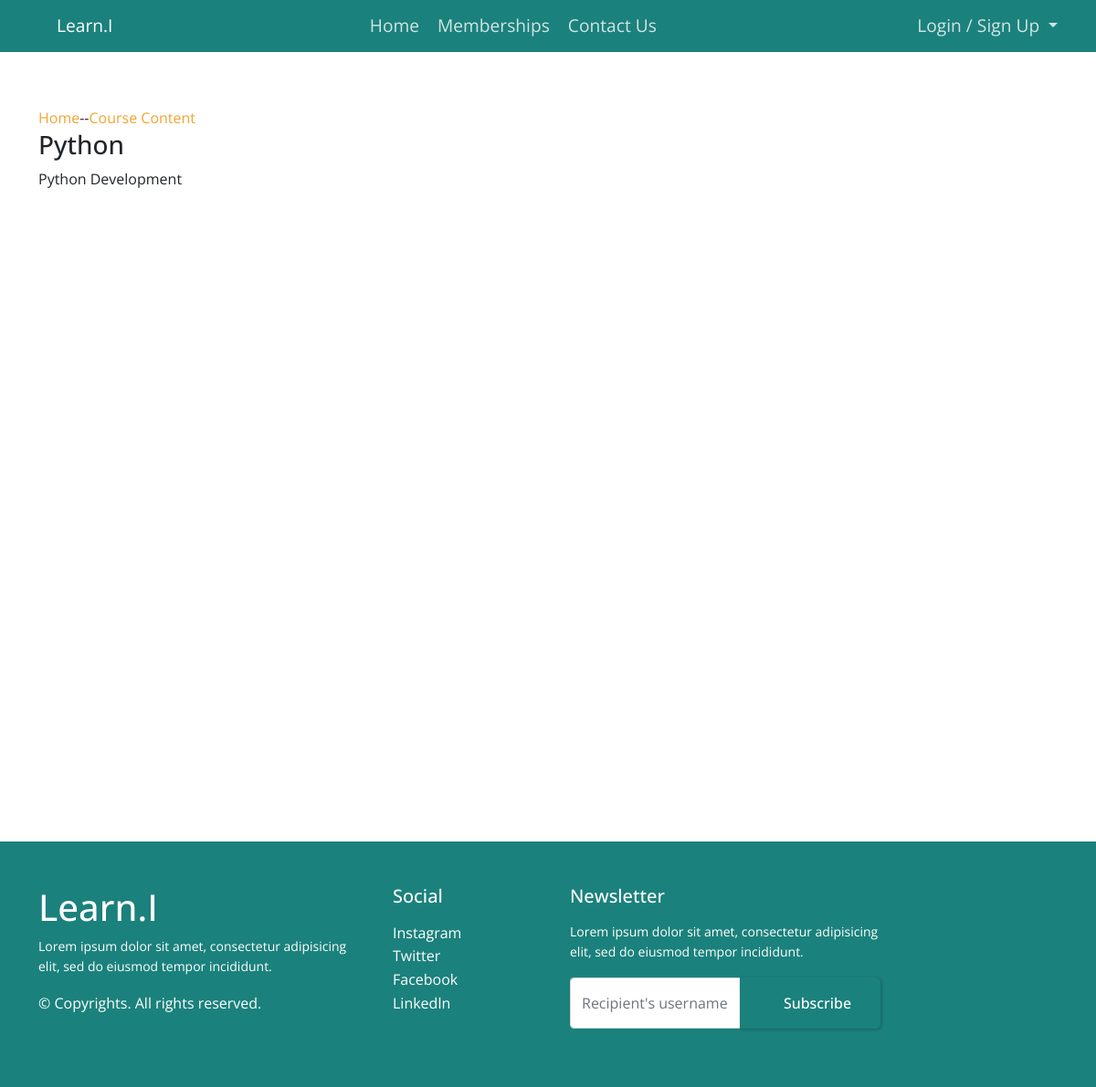
The app's page /Python, older data.
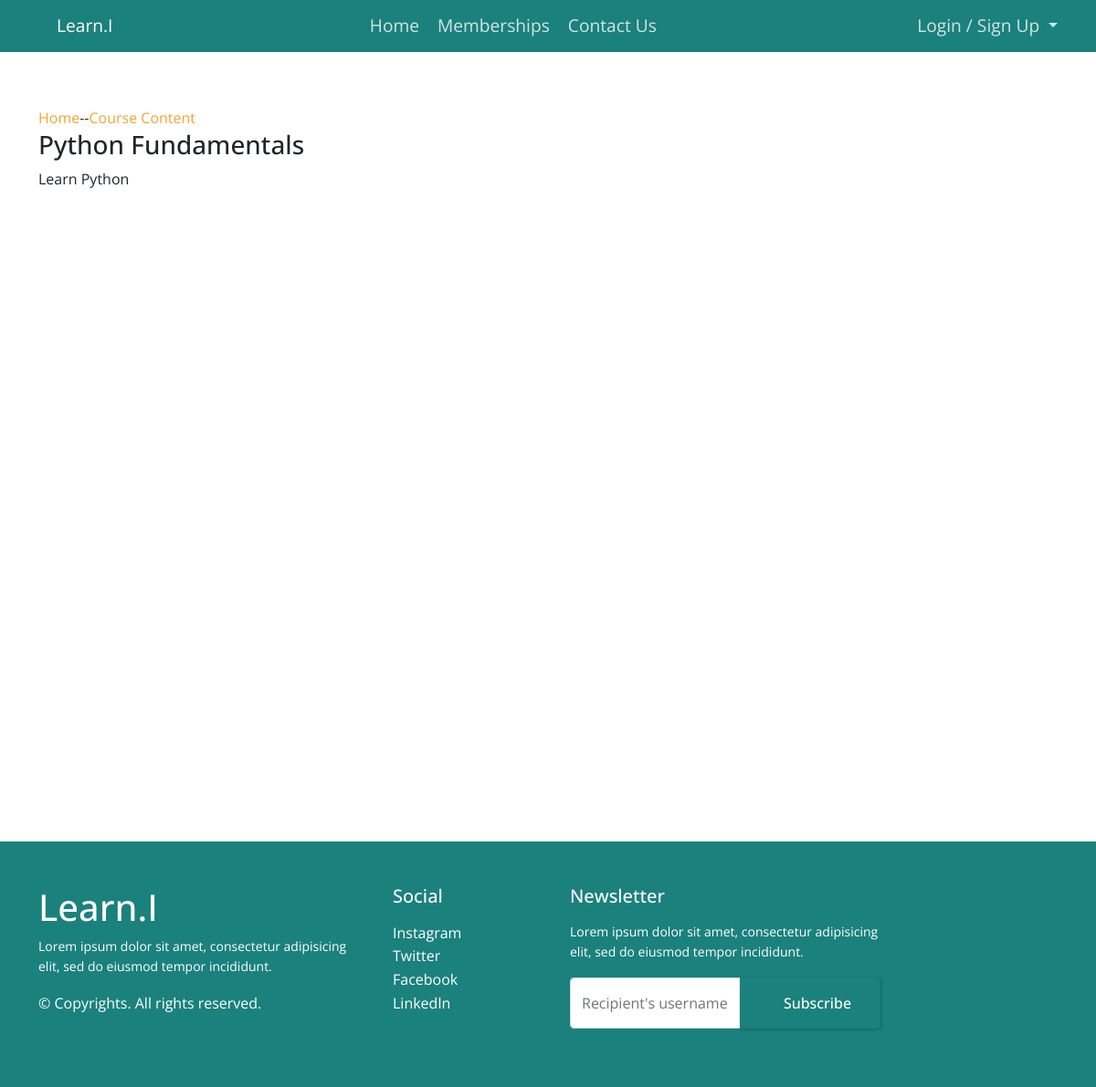
The same page, newer data.
### course/models.py (models this page shows, shortened)
class Course(models.Model):
    slug = models.SlugField()
    title = models.CharField(max_length=120)
    description = models.TextField()
    allowed_memberships = models.ManyToManyField(Membership)
    thumbnail = models.ImageField(null=True)
    updated = models.DateTimeField(auto_now=True)
    created = models.DateField(auto_now_add=True)
    @property
    def lessons(self):
        return self.lesson_set.all().order_by('position')

### course/views.py (the view)
# urls.py: path('<slug>', CourseDetailView.as_view(), name='detail'),
class CourseDetailView(DetailView):
    model = Course

### course/templates/course/course_detail.html (shortened to what this page needs)
{% extends 'course/base.html' %}
{% block content %}
<div class="container">
    <div class="section-coursedetail">
        <div class="d-flex align-items-center">
            <a class="top-content"  href="{% url 'course:home' %}">Home</a>
        <span>--</span><span class="top-content">Course Content</span>
        </div>
        <div class="row">
            <div class="col-sm-8 col-md-8">
                <h3>{{ object.title }}</h3>
                <p>{{ object.description }}</p>
            </div>
        </div>
    </div>
</div>
{% endblock %}

### course/templates/course/base.html (shortened to what this page needs)
<!DOCTYPE html>
<html>
{% load static %}
<head>
    <link href="https://cdn.jsdelivr.net/npm/bootstrap@5.1.3/dist/css/bootstrap.min.css" rel="stylesheet"
>
    <link rel="stylesheet" href="https://cdn.jsdelivr.net/npm/bootstrap-icons@1.8.1/font/bootstrap-icons.css">
    <link rel="stylesheet" type="text/css" href="{% static 'css/main.css' %}?{% now 'U' %}">
</head>
<body>
    {% include "course/nav.html" %}
    {% block content %}
    {% endblock content %}
    {% include "course/footer.html" %}
</body>
</html>

### course/templates/course/nav.html (shortened to what this page needs)
<nav class="navbar navbar-expand-lg navbar-dark">
    <div class="container container-fluid">
        <a class="navbar-brand active" href="{% url 'course:home' %}">Learn.I</a>
        <div class="collapse navbar-collapse justify-content-between" id="navbarTogglerDemo03">
            <ul class="nav navbar-nav">
                <li><a href="{% url 'course:home' %}">Home</a></li>
                <li><a href="{% url 'memberships:select' %}">Memberships</a></li>
                <li><a href="#">Contact Us</a></li>
            </ul>
            <div class="d-flex">
                {% if not request.user.is_authenticated %}
                <ul class="nav navbar-nav navbar-right">
                    <li class="nav-item dropdown" style="margin-left: 20px;">
                        <a class="dropdown-toggle" href="#" id="navbarScrollingDropdown" role="button"
                            data-bs-toggle="dropdown" aria-expanded="false">
                            Login / Sign Up
                        </a>
                    </li>
                </ul>
                {% endif %}
            </div>
        </div>
    </div>
</nav>

### course/templates/course/footer.html (shortened to what this page needs)
<footer class="w-100 py-4 flex-shrink-0">
    <div class="container py-4">
        <div class="row gy-4 gx-5">
            <div class="col-lg-4 col-md-6">
                <h5 class="h1 text-white">Learn.I
                </h5>
                <p class="small">Lorem ipsum dolor sit amet, consectetur adipisicing elit, sed do eiusmod
                    tempor incididunt.</p>
                <p class="smallmb-0">&copy; Copyrights. All rights reserved.</p>
            </div>
            <div class="col-lg-2 col-md-6">
                <h5 class="text-white mb-3">Social</h5>
                <ul class="list-unstyled text-muted">
                    <li><a href="#">Instagram</a></li>
                    <li><a href="#">Twitter</a></li>
                    <li><a href="#">Facebook</a></li>
                    <li><a href="#">Linkedln</a></li>
                </ul>
            </div>
            <div class="col-lg-4 col-md-6">
                <h5 class="text-white mb-3">Newsletter</h5>
                <p class="small">Lorem ipsum dolor sit amet, consectetur adipisicing elit, sed do eiusmod
                    tempor incididunt.</p>
                <form action="#">
                    <div class="input-group mb-3">
                        <input class="form-control" type="text" placeholder="Recipient's username"
                            aria-label="Recipient's username" aria-describedby="button-addon2">
                        <button class="btn btn-primary" id="button-addon2" type="button"> Subscribe</button>
                    </div>
                </form>
            </div>
        </div>
    </div>
</footer>

### static/css/main.css (style rules this page uses)
:root { --colorbackgrounddark: #1b817c; --colorbackgroundlight: #fff; --colortextdark: #000; --colortextlight: #fff; --colorbtnlight: #f2a433; --titletextsize: 3em; --subtitlesize: 1.5em; --normaltextsize: 1.2em; --titlefontweight: 700; --subtitlefontweight: 500; --sectionheight: 865px; --sectionpadding: 60px 0 120px 0; --sectiontopmargin: 0 0 70px 0; --webkit-box-shadow: 10px 10px 43px -2px rgba(179, 179, 179, 1); --moz-box-shadow: 10px 10px 43px -2px rgba(179, 179, 179, 1); --box-shadow: 10px 10px 43px -2px rgba(179, 179, 179, 1); }
* { font-family: "Open Sans", sans-serif; }
li { list-style: none; }
a { color: inherit; text-decoration: none; transition: all 0.7s; cursor: pointer; }
html { min-height: 100%; position: relative; }
body { line-height: 1.6; min-height: 100vh; }
.navbar { background-color: var(--colorbackgrounddark); }
.navbar a { opacity: 0.8; font-weight: 400; font-size: var(--normaltextsize); color: var(--colortextlight); margin-left: 20px; }
.navbar a.active { opacity: 1; }
.section-coursedetail { padding: var(--sectionpadding); height: var(--sectionheight); }
.section-coursedetail .top-content { color: var(--colorbtnlight); }
.btn { background-color: var(--colorbackgrounddark); color: var(--colorbackgroundlight); border: none; display: inline-flex; align-items: center; gap: 1rem; cursor: pointer; transition: all ease-in-out 0.3s; padding: 1rem 2rem; border-radius: 5px; box-shadow: 1px 1px 3px 1px rgba(0, 0, 0, 0.15); font-weight: 500; }
footer { color: var(--colortextlight); background-color: var(--colorbackgrounddark); }
footer a { color: var(--colortextlight); }

Row changes from the older to the newer data that the page shows:
changed Course: title "Python" → "Python Fundamentals"; description "Python Development" → "Learn Python"
